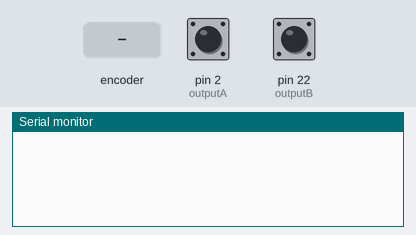
Bench run of a sketch on a simulated Arduino Mega 2560, built with avr-gcc and run on an emulated ATmega2560. Parts: the last lines printed to the serial monitor. The test bench sets the inputs (shaded band); at power-on: pin 2 (outputA) HIGH, pin 22 (outputB) HIGH.

Above: at 1.2 s.
1.3 s: rotary encoder on pin 2 (outputA) / pin 22 (outputB) turned 1 step (first pin leading)
At 2.2 s:
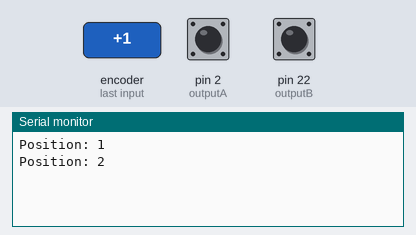
3.0 s: rotary encoder on pin 2 (outputA) / pin 22 (outputB) turned 1 step (first pin leading)
At 3.5 s:
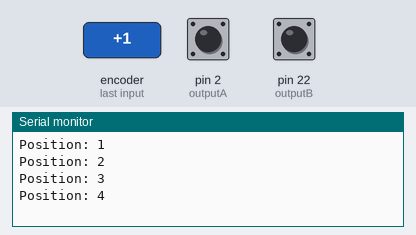
Timing chart, 0 to 6.0 s (numbered marks = the images above; inputs shaded):
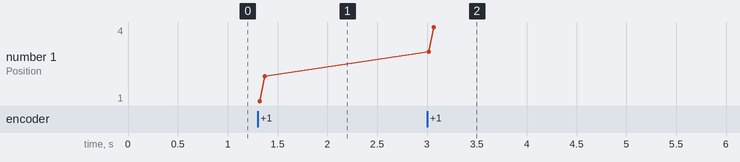

Measured:
- after the input at 1.3 s, the serial monitor: prints a new line at once (image 1)
- after the input at 3.0 s, the serial monitor: prints a new line at once (image 2)
- plotted number 1: 2 → 4 after the input at 3.0 s

The sketch:

encoder_module_basic.ino
```cpp
#define outputA 2
 #define outputB 22
 int counter = 0;
 int aState;
 int aLastState;
 void setup() {
   pinMode (outputA,INPUT);
   pinMode (outputB,INPUT);
   pinMode(outputA,LOW);
   pinMode(outputB,LOW);


   Serial.begin (9600);
   // Reads the initial state of the outputA
   aLastState = digitalRead(outputA);
 }
 void loop() {
   aState = digitalRead(outputA); // Reads the "current" state of the outputA
   // If the previous and the current state of the outputA are different, that means a Pulse has occured
   if (aState != aLastState){
     // If the outputB state is different to the outputA state, that means the encoder is rotating clockwise
     if (digitalRead(outputB) != aState) {
       counter ++;delay(20);
     } else {
       counter --;delay(20);
     }
     Serial.print("Position: ");
     Serial.println(counter);
   }
   aLastState = aState; // Updates the previous state of the outputA with the current state
 }
```
